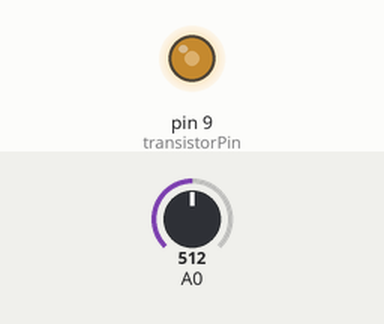
Simulated run of this sketch. Board: Arduino Uno, built with avr-gcc and run on an emulated ATmega328P. On the bench: output pins drawn as LEDs (lit = HIGH). Inputs (shaded band) come from the test bench; at power-on: A0 = 512.

Above: at 1.2 s.
1.3 s: A0 set to 716
At 2.0 s:
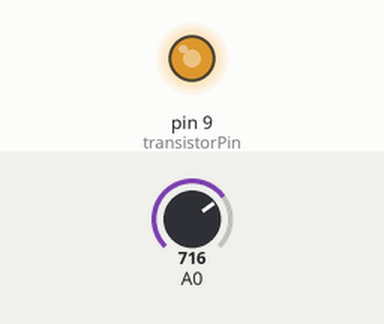
2.8 s: A0 set to 900
At 3.1 s:
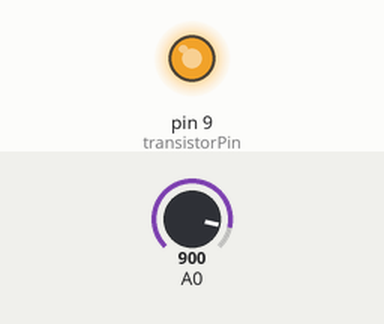
4.3 s: A0 set to 122
At 5.5 s:
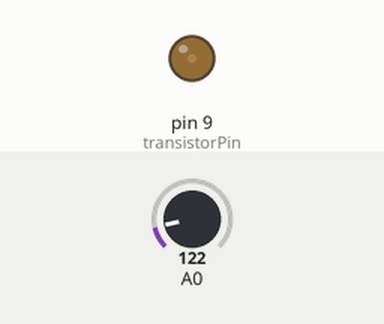
5.8 s: A0 set to 0
At 6.6 s:
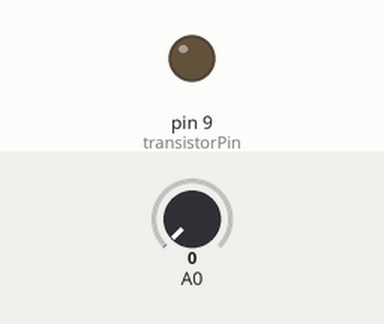
7.3 s: A0 set to 511
At 7.8 s:
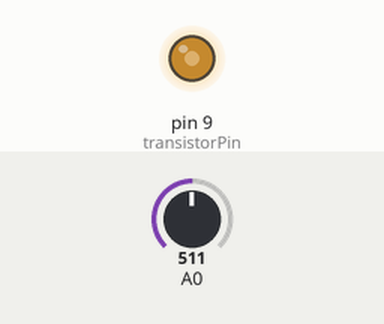
Timing chart, 0 to 9.8 s (numbered marks = the images above; inputs shaded):
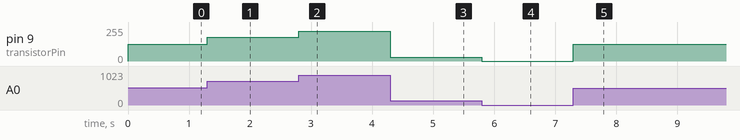

Measured:
- after the input at 1.3 s, pin 9 (transistorPin): 127/255 → 178/255 at once
- after the input at 2.8 s, pin 9 (transistorPin): 178/255 → 224/255 at once
- after the input at 4.3 s, pin 9 (transistorPin): 224/255 → 30/255 at once
- after the input at 5.8 s, pin 9 (transistorPin): 30/255 → 0/255 at once
- after the input at 7.3 s, pin 9 (transistorPin): 0/255 → 127/255 at once

The sketch:

DCmotor4_20.ino
```cpp
/*Copied from "Lab: Using a Transistor to Control High Current Loads with an Arduino
 * by Tom Igoe
 */

const int transistorPin = 9;    // connected to the base of the transistor

 void setup() {
   // set  the transistor pin as output:
   pinMode(transistorPin, OUTPUT);
 }

 void loop() {
   // read the potentiometer:
   int sensorValue = analogRead(A0);
   // map the sensor value to a range from 0 - 255:
   int outputValue = map(sensorValue, 0, 1023, 0, 255);
   // use that to control the transistor:
   analogWrite(transistorPin, outputValue);
 }
```
